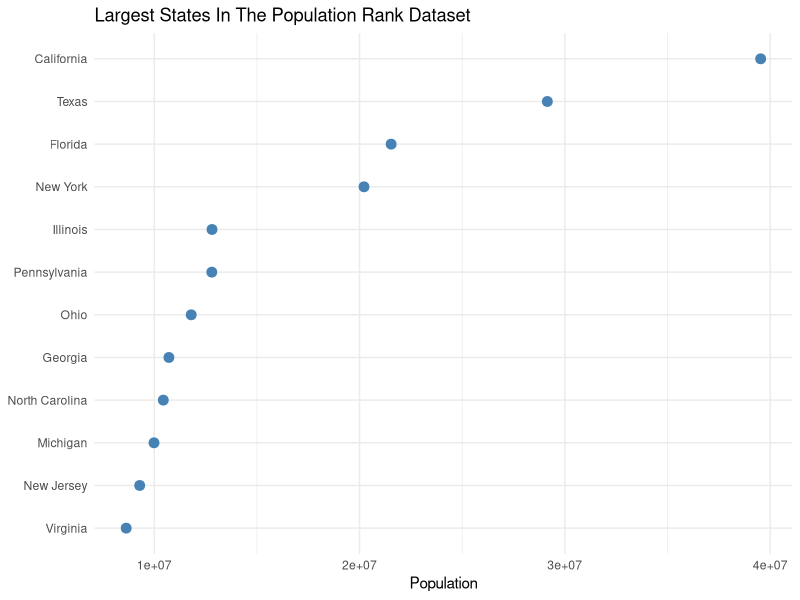

This chart was generated by the following R code:
## ---- chunk 1
#| include: false
knitr::opts_knit$set(root.dir = normalizePath("../../../.."))
library(dplyr)
library(ggplot2)
library(readr)
## ---- chunk 2
states <- read_csv("data/real/state_population_ranks.csv", show_col_types = FALSE)

top_states <- states |>
  slice_max(population, n = 12) |>
  mutate(state_name = reorder(state_name, population))

ggplot(top_states, aes(x = population, y = state_name)) +
  geom_point(size = 3, color = "steelblue") +
  labs(
    title = "Largest States In The Population Rank Dataset",
    x = "Population",
    y = NULL
  ) +
  theme_minimal()
